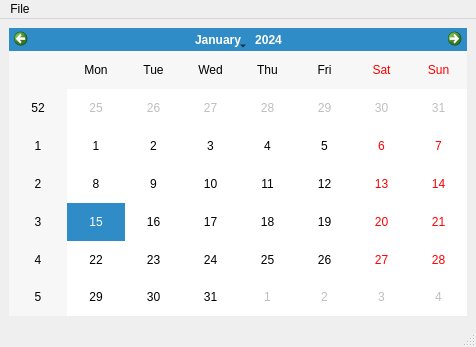
<?xml version="1.0" encoding="UTF-8"?>
<ui version="4.0">
 <class>MainWindow</class>
 <widget class="QMainWindow" name="MainWindow">
  <property name="geometry">
   <rect>
    <x>0</x>
    <y>0</y>
    <width>476</width>
    <height>347</height>
   </rect>
  </property>
  <property name="acceptDrops">
   <bool>false</bool>
  </property>
  <property name="windowTitle">
   <string>fooqt</string>
  </property>
  <widget class="QWidget" name="centralwidget">
   <layout class="QHBoxLayout" name="horizontalLayout">
    <item>
     <layout class="QVBoxLayout" name="verticalLayout">
      <item>
       <widget class="QCalendarWidget" name="calendarWidget"/>
      </item>
     </layout>
    </item>
   </layout>
  </widget>
  <widget class="QMenuBar" name="menubar">
   <property name="geometry">
    <rect>
     <x>0</x>
     <y>0</y>
     <width>476</width>
     <height>22</height>
    </rect>
   </property>
   <widget class="QMenu" name="menuFile">
    <property name="title">
     <string>File</string>
    </property>
    <addaction name="actionExit"/>
   </widget>
   <addaction name="menuFile"/>
  </widget>
  <widget class="QStatusBar" name="statusbar"/>
  <action name="actionExit">
   <property name="text">
    <string>Exit</string>
   </property>
  </action>
  <action name="actionShow_dialog">
   <property name="text">
    <string>Show dialog</string>
   </property>
  </action>
 </widget>
 <resources/>
 <connections>
  <connection>
   <sender>actionExit</sender>
   <signal>triggered()</signal>
   <receiver>MainWindow</receiver>
   <slot>close()</slot>
   <hints>
    <hint type="sourcelabel">
     <x>-1</x>
     <y>-1</y>
    </hint>
    <hint type="destinationlabel">
     <x>399</x>
     <y>299</y>
    </hint>
   </hints>
  </connection>
 </connections>
</ui>
